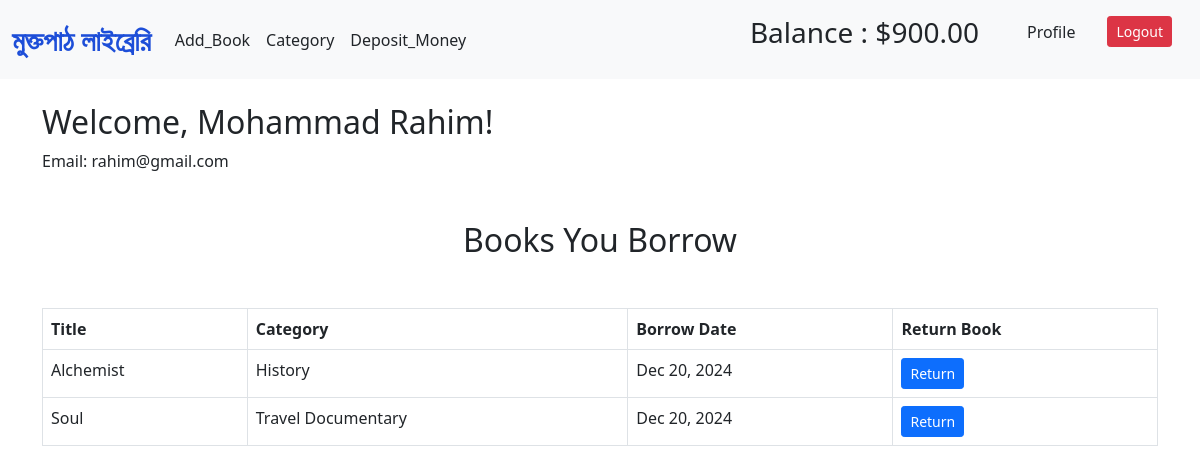
Page /user/profile/ (signed in) on the committed database.
### user/models.py (models this page shows, shortened)
class UserAccount(models.Model):
    user = models.OneToOneField(User, related_name='account', on_delete=models.CASCADE)
    balance = models.DecimalField(default=0, max_digits=12, decimal_places=2)

### books/models.py (models this page shows, shortened)
class Book(models.Model):
    title = models.CharField(max_length=200)
    image = models.ImageField(upload_to='book/uploads', blank=True,)
    description = models.TextField()
    borrow_price = models.IntegerField()
    category = models.ManyToManyField(Category)
    author = models.ForeignKey(User, on_delete=models.CASCADE)
    borrowed_by = models.ManyToManyField(User, related_name='borrowed_books', blank=True)

class BookBorrow(models.Model):
    book = models.ForeignKey('Book', on_delete=models.CASCADE)
    user = models.ForeignKey(User, on_delete=models.CASCADE)
    borrow_date = models.DateTimeField(auto_now_add=True)

### categories/models.py (models this page shows, shortened)
class Category(models.Model):
    name = models.CharField(max_length=100)
    slug = models.SlugField(max_length=100, unique=True)

### user/views.py (the view)
# urls.py: path('profile/', ProfileView.as_view(), name='profile'),
class ProfileView(TemplateView):
    template_name = 'profile.html'
    def get_context_data(self, **kwargs):
        context = super().get_context_data(**kwargs)
        borrowed_books = Book.objects.filter(borrowed_by=self.request.user)
        borrowed_books_with_dates = []
        for book in borrowed_books:
            borrow_record = BookBorrow.objects.filter(book=book, user=self.request.user).first()
            borrowed_books_with_dates.append({
                'book': book,
                'borrow_date': borrow_record.borrow_date if borrow_record else None
            })
        context['borrowed_books'] = borrowed_books_with_dates
        return context

### user/templates/profile.html (shortened to what this page needs)
{% extends 'base.html' %}
{% block content %}
<h2>Welcome, {{ user.first_name }} {{ user.last_name }}!</h2>
<p>Email: {{ user.email }}</p>
<h2 class="my-5 text-center">Books You Borrow</h2>
{% if borrowed_books %}
<table class="table table-bordered">
    <thead>
        <tr>
            <th>Title</th>
            <th>Category</th>
            <th>Borrow Date</th>
            <th>Return Book</th>
        </tr>
    </thead>
    <tbody>
        {% for item in borrowed_books %}
        <tr>
            <td>{{ item.book.title }}</td>
            <td>{% for category in item.book.category.all %}
                    {{ category.name }}{% if not forloop.last %}, {% endif %}
                {% endfor %}
            </td>
            <td>{{ item.borrow_date|date:"M d, Y" }}</td>
            <td>
                <form method="post" action="{% url 'return_book' item.book.id %}">
                    <button type="submit" class="btn btn-primary btn-sm">Return</button>
                </form>
            </td>
        </tr>
        {% empty %}
            <tr>
                <td colspan="4">You haven't borrowed any books yet.</td>
            </tr>
        {% endfor %}
    </tbody>
</table>
{% else %}
<p>You haven't borrowed any books yet.</p>
{% endif %}
{% endblock content %}

### templates/base.html (shortened to what this page needs)
<!DOCTYPE html>
<html lang="en">
<head>
    <link href="https://cdn.jsdelivr.net/npm/bootstrap@5.0.2/dist/css/bootstrap.min.css" rel="stylesheet">
</head>
<body>
    <nav class="navbar navbar-expand-lg navbar-light bg-light">
        <div class="container-fluid">
          <a class="navbar-brand fw-bold fs-3" style="color: #1D4ED8;" href="{% url "main" %}">
            মুক্তপাঠ লাইব্রেরি</a>
          <div class="collapse navbar-collapse" id="navbarSupportedContent">
            <ul class="navbar-nav me-auto mb-2 mb-lg-0">
              <li class="nav-item">
                  <a class="nav-link text-dark" href="{% url "add_book" %}">Add_Book</a>
              </li>
              <li class="nav-item">
                <a class="nav-link text-dark" href="{% url "add_category" %}">Category</a>
              </li>
              <li class="nav-item">
                <a class="nav-link text-dark" href="{% url "deposit_money" %}">Deposit_Money</a>
              </li>
            </ul>
            <ul style="list-style-type: none;"
              <li class="fs-3">Balance : ${{ user.account.balance }}</li>
            </ul>
            <ul class="d-flex justify-content-center align-items-center">
                {% if user.is_authenticated %}
                <a class="nav-link text-dark" href="{% url "profile" %}">Profile</a>
                <a class="nav-link text-dark" href="{% url "signout" %}"><button class="btn btn-danger btn-sm">Logout</button></a>
                {% else %}
                <a class="nav-link text-dark" href="{% url "signin" %}">Signin</a>
                <a class="nav-link text-dark" href="{% url "signup" %}">Signup</a>
                {% endif %}
            </ul>
          </div>
        </div>
      </nav>
      <div class="container py-4">
        {% block content %}{% endblock content %}
      </div>
</body>
</html>

### rows in the picture
Book: book "Alchemist", borrow_date "Dec 20, 2024"
Category: name "History"
Book: book "Soul", borrow_date "Dec 20, 2024"
Category: name "Travel Documentary"

### other values in the picture
{{ user.account.balance }} "900.00"
{{ user.first_name }} "Mohammad"
{{ user.last_name }} "Rahim"
{{ user.email }} "rahim@gmail.com"
